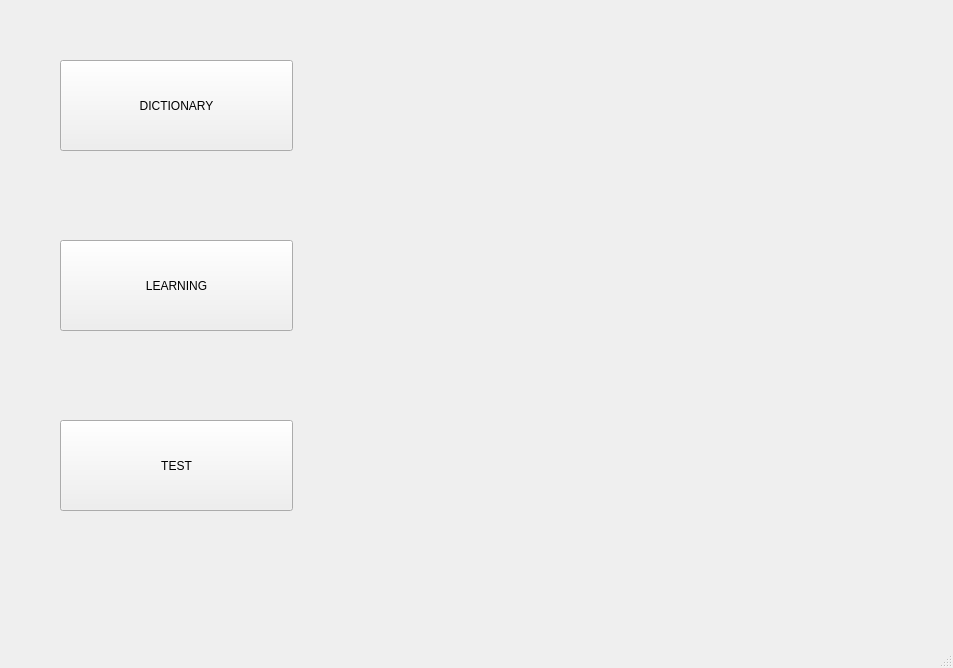
<?xml version="1.0" encoding="UTF-8"?>
<ui version="4.0">
 <class>English</class>
 <widget class="QMainWindow" name="English">
  <property name="geometry">
   <rect>
    <x>0</x>
    <y>0</y>
    <width>953</width>
    <height>668</height>
   </rect>
  </property>
  <property name="minimumSize">
   <size>
    <width>953</width>
    <height>668</height>
   </size>
  </property>
  <property name="windowTitle">
   <string>English</string>
  </property>
  <widget class="QWidget" name="centralwidget">
   <widget class="QPushButton" name="DICTIONARY">
    <property name="geometry">
     <rect>
      <x>60</x>
      <y>60</y>
      <width>233</width>
      <height>91</height>
     </rect>
    </property>
    <property name="text">
     <string>DICTIONARY</string>
    </property>
   </widget>
   <widget class="QPushButton" name="LEARNING">
    <property name="geometry">
     <rect>
      <x>60</x>
      <y>240</y>
      <width>233</width>
      <height>91</height>
     </rect>
    </property>
    <property name="text">
     <string>LEARNING</string>
    </property>
   </widget>
   <widget class="QPushButton" name="TEST">
    <property name="geometry">
     <rect>
      <x>60</x>
      <y>420</y>
      <width>233</width>
      <height>91</height>
     </rect>
    </property>
    <property name="text">
     <string>TEST</string>
    </property>
   </widget>
  </widget>
  <widget class="QMenuBar" name="menubar">
   <property name="geometry">
    <rect>
     <x>0</x>
     <y>0</y>
     <width>953</width>
     <height>25</height>
    </rect>
   </property>
  </widget>
  <widget class="QStatusBar" name="statusbar"/>
 </widget>
 <resources/>
 <connections/>
</ui>
